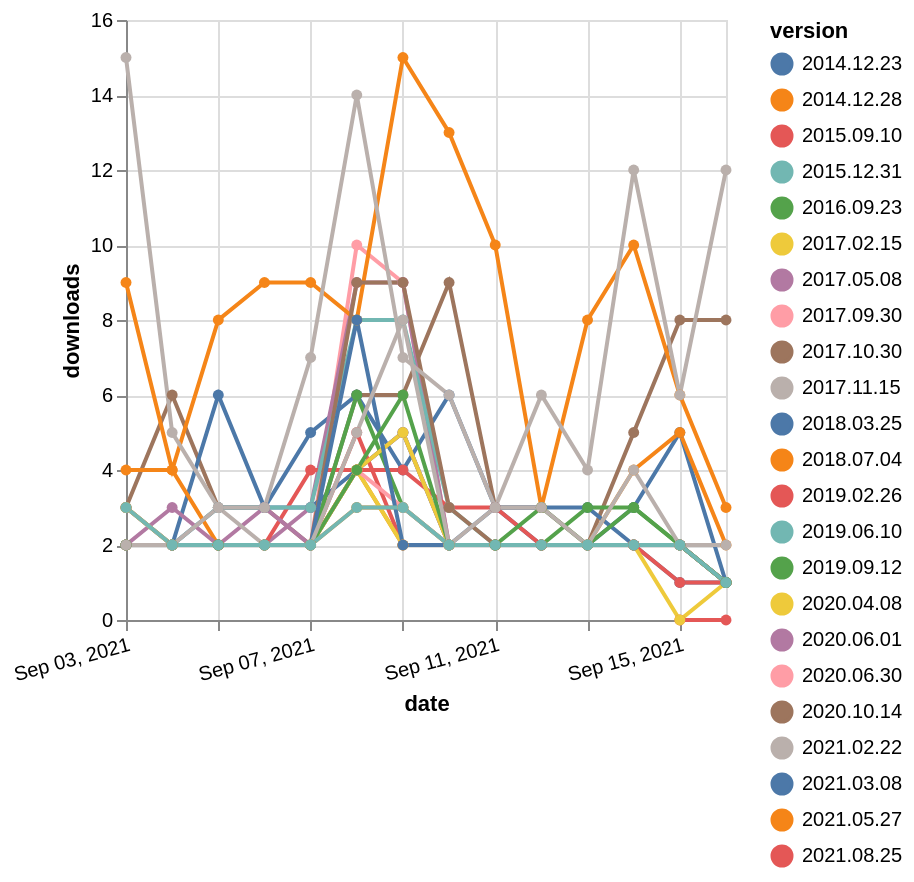

The Vega-Lite source for this figure:
### Vega-Lite specification from a JSON file in a GitHub repository (floating-point values rounded to 4 significant figures; data arrays with more than 128 entries replaced by an {"elided": "..."} marker saying what was removed)
{"$schema": "https://vega.github.io/schema/vega-lite/v5.json", "description": "A simple bar chart with embedded data.", "data": {"values": {"elided": "310 records"}}, "width": "container", "mark": {"type": "line", "point": {"filled": true}}, "encoding": {"x": {"field": "date", "type": "temporal", "timeUnit": "yearmonthdate", "title": "date", "axis": {"labelAngle": -15}}, "y": {"field": "delta", "type": "quantitative", "title": "downloads"}, "color": {"field": "version", "type": "nominal"}, "tooltip": {"field": "delta"}}}
